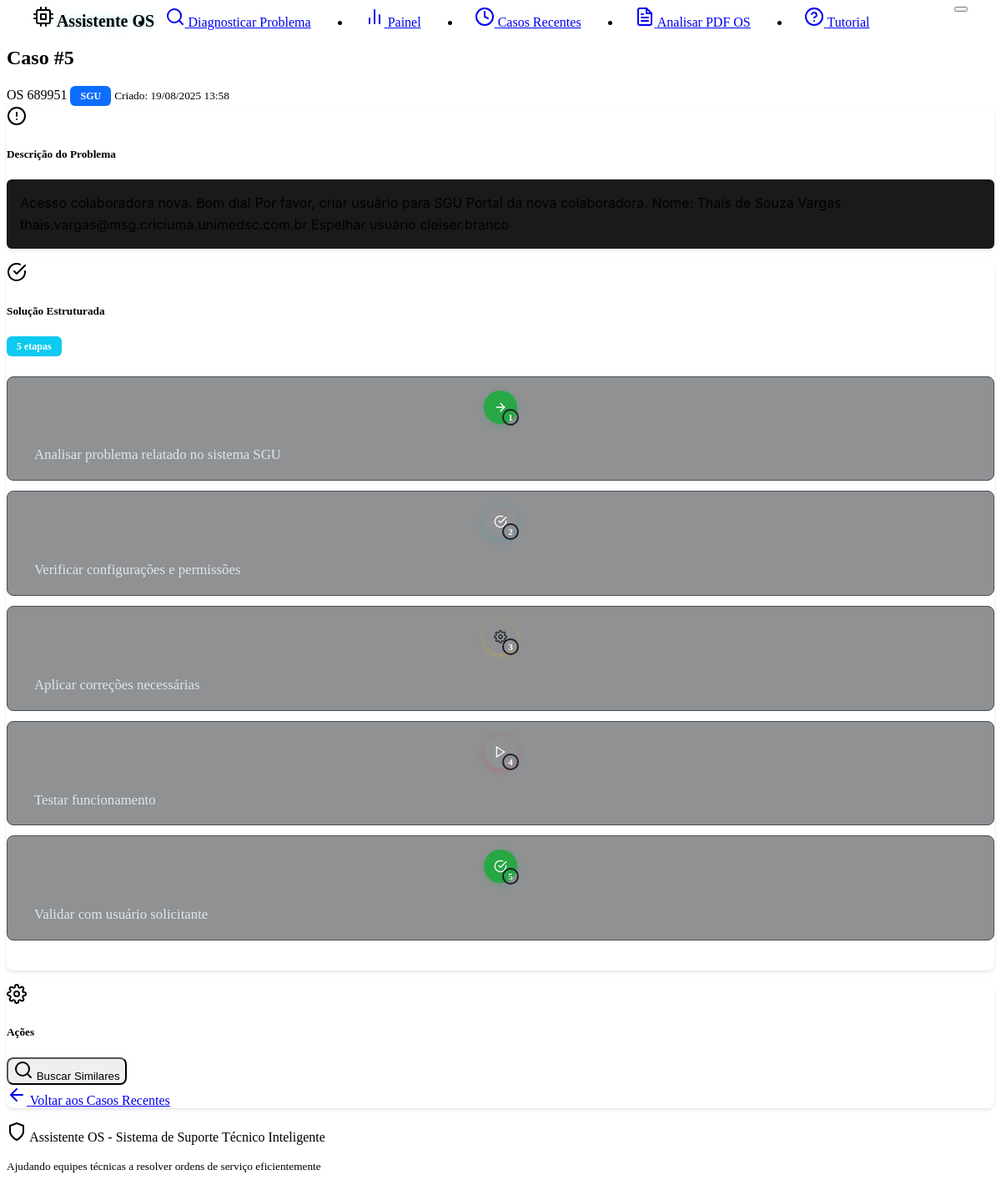
The page /cases/5 on the database its author committed.
### models.py (models this page shows, shortened)
class Case(db.Model):
    __tablename__ = 'cases'
    id = db.Column(db.Integer, primary_key=True)
    os_number = db.Column(db.String(20), nullable=True)  # Número da OS extraído do PDF
    problem_description = db.Column(db.Text, nullable=False)
    solution = db.Column(db.Text, nullable=False)
    system_type = db.Column(db.String(100), default="Unknown")
    created_at = db.Column(db.DateTime, default=datetime.now)
    effectiveness_score = db.Column(db.Float, nullable=True)
    feedback_count = db.Column(db.Integer, default=0)
    tags = db.Column(db.String(500), default="")  # Stored as comma-separated string
    feedbacks = db.relationship("CaseFeedback", backref="case", cascade="all, delete-orphan")

### routes.py (the view)
@app.route('/cases/<int:case_id>')
def view_case(case_id):
    try:
        case = case_service.get_case_by_id(case_id)
        if not case:
            flash('Case not found.', 'error')
            return redirect(url_for('dashboard'))
        return render_template('case_detail.html', case=case)
    except Exception as e:
        logging.error(f"Error loading case {case_id}: {str(e)}")
        flash(f'Error loading case: {str(e)}', 'error')
        return redirect(url_for('dashboard'))

### app.py (called while the page is built)
@app.template_filter('format_solution_steps')
def format_solution_steps_filter(solution):
    return solution_formatter.format_solution_html(solution)

@app.template_filter('count_solution_steps')
def count_solution_steps_filter(solution):
    return solution_formatter.get_step_count(solution)

### case_service.py (called while the page is built)
    def get_case_by_id(self, case_id: int) -> Optional[Case]:
        try:
            return Case.query.get(case_id)
        except Exception as e:
            logging.error(f"Error getting case {case_id} from database: {str(e)}")
            cases = current_app.config.get('CASES_STORAGE', [])
            for case in cases:
                if case.id == case_id:
                    return case
            return None

### solution_formatter.py (called while the page is built, shortened)
    def format_solution_to_steps(self, solution: str) -> List[Dict[str, str]]:
        if not solution or not solution.strip():
            return []
        lines = solution.strip().split('\n')
        steps = []
        current_step = 1
        for line in lines:
            line = line.strip()
            if not line:
                continue
            step_content = self._extract_step_content(line)
            if step_content:
                icon = self._get_step_icon(step_content)
                steps.append({
                    'step_number': current_step,
                    'description': step_content,
                    'icon': icon
                })
                current_step += 1
        return steps

    def _extract_step_content(self, line: str) -> str:
        for pattern in self.step_patterns:
            match = re.match(pattern, line)
            if match:
                return match.group(1).strip()
        return ""

    def get_step_count(self, solution: str) -> int:
        steps = self.format_solution_to_steps(solution)
        return len(steps)

### templates/case_detail.html (shortened to what this page needs)
{% extends "base.html" %}
{% block content %}
<div class="row">
    <div class="col-lg-8 mx-auto">
        <div class="d-flex justify-content-between align-items-center mb-4">
            <div>
                <h2 class="mb-1">Caso #{{ case.id }}</h2>
                <div class="d-flex align-items-center gap-2">
                    {% if case.os_number %}
                        <span class="text-primary fw-bold">OS {{ case.os_number }}</span>
                    {% endif %}
                    <span class="badge system-badge" data-system="{{ case.system_type }}">{{ case.system_type }}</span>
                    <small class="text-muted">Criado: {{ case.created_at.strftime('%d/%m/%Y %H:%M') }}</small>
                </div>
            </div>
        </div>
        <div class="card mb-4">
            <div class="card-header d-flex align-items-center">
                <i data-feather="alert-circle" class="me-2"></i>
                <h5 class="mb-0">Descrição do Problema</h5>
            </div>
            <div class="card-body">
                <div class="bg-dark p-3 rounded border">
                    <pre class="mb-0 text-wrap">{{ case.problem_description }}</pre>
                </div>
            </div>
        </div>
        <div class="card mb-4">
            <div class="card-header d-flex align-items-center justify-content-between">
                <div class="d-flex align-items-center">
                    <i data-feather="check-circle" class="me-2 text-success"></i>
                    <h5 class="mb-0">Solução Estruturada</h5>
                </div>
                <span class="badge bg-info">{{ case.solution|count_solution_steps }} etapas</span>
            </div>
            <div class="card-body">
                <div class="solution-steps-enhanced">
                    {{ case.solution|format_solution_steps|safe }}
                </div>
            </div>
        </div>
                </div>
            </div>
        <div class="card">
            <div class="card-header d-flex align-items-center">
                <i data-feather="settings" class="me-2"></i>
                <h5 class="mb-0">Ações</h5>
            </div>
            <div class="card-body">
                <div class="row">
                    <div class="col-md-6 mb-2">
                        <button class="btn btn-outline-info w-100" onclick="findSimilarCases()">
                            <i data-feather="search" class="me-1"></i>
                            Buscar Similares
                        </button>
                    </div>
                    <div class="col-md-6 mb-2">
                        <a href="{{ url_for('recent_cases') }}" class="btn btn-outline-primary w-100">
                            <i data-feather="arrow-left" class="me-1"></i>
                            Voltar aos Casos Recentes
                        </a>
                    </div>
                </div>
            </div>
        </div>
{% endblock %}

### static/style.css (style rules this page uses)
:root { --custom-code-bg: #1a1a1a; --custom-border-radius: 8px; --glow-color: #0dcaf0; --glow-secondary: rgba(13, 202, 240, 0.3); }
.badge.bg-primary { background-color: #0d6efd !important; }
.badge.bg-info { background-color: #0dcaf0 !important; }
.badge { display: inline-block !important; padding: 0.375rem 0.75rem !important; font-size: 0.75em !important; font-weight: 600 !important; line-height: 1 !important; color: #fff !important; text-align: center !important; white-space: nowrap !important; vertical-align: baseline !important; border-radius: 0.375rem !important; }
pre { background-color: var(--custom-code-bg) !important; border: 1px solid var(--bs-border-color); border-radius: 6px; color: var(--bs-body-color); font-family: -apple-system, BlinkMacSystemFont, 'Segoe UI', Roboto, 'Helvetica Neue', Arial, sans-serif; font-size: 1rem; line-height: 1.6; white-space: pre-wrap; word-wrap: break-word; padding: 1rem; margin: 0; }
.card { border-radius: var(--custom-border-radius); box-shadow: 0 2px 4px rgba(0, 0, 0, 0.1); margin-bottom: 1rem; }
.card-header { background-color: var(--bs-dark); border-bottom: 1px solid var(--bs-border-color); border-radius: var(--custom-border-radius) var(--custom-border-radius) 0 0 !important; }
.btn { border-radius: var(--custom-border-radius); font-weight: 500; }
.badge { border-radius: var(--custom-border-radius); font-weight: 500; font-size: 0.75rem; }
.text-wrap { white-space: pre-wrap; word-wrap: break-word; }
.badge.system-badge { color: white !important; font-weight: 600 !important; border: none !important; }
:root { --step-line-color: #495057; --step-bg-color: #28a745; --step-hover-bg: #212529; --step-border-color: #343a40; }
.solution-steps { padding: 0.5rem 0; }
.step-item { position: relative; }
.step-indicator { display: flex; flex-direction: column; align-items: center; position: relative; }
.step-number { width: 40px; height: 40px; background: var(--step-bg-color); border-radius: 50%; display: flex; align-items: center; justify-content: center; color: white; font-weight: bold; font-size: 0.9rem; position: relative; z-index: 2; box-shadow: 0 2px 8px rgba(40, 167, 69, 0.3); }
.step-icon { width: 16px !important; height: 16px !important; position: absolute; top: 50%; left: 50%; transform: translate(-50%, -50%); }
.step-num { position: absolute; bottom: -2px; right: -2px; background: var(--bs-primary); color: white; font-size: 0.7rem; width: 16px; height: 16px; border-radius: 50%; display: flex; align-items: center; justify-content: center; border: 2px solid #1e1e2e; }
.step-content { padding-top: 0.25rem; padding-left: 0.5rem; }
.step-content p { line-height: 1.4; color: #e0e6ed; }
.step-item:nth-child(2n) .step-number { background: var(--bs-info); box-shadow: 0 2px 8px rgba(23, 162, 184, 0.3); }
.step-item:nth-child(3n) .step-number { background: var(--bs-warning); color: #212529; box-shadow: 0 2px 8px rgba(255, 193, 7, 0.3); }
.step-item:nth-child(4n) .step-number { background: var(--bs-danger); box-shadow: 0 2px 8px rgba(220, 53, 69, 0.3); }
.solution-steps-enhanced { padding: 1rem 0; }
.solution-steps-enhanced .step-item { background: rgba(33, 37, 41, 0.5); border: 1px solid #495057; border-radius: 8px; padding: 1rem; margin-bottom: 0.75rem; transition: all 0.2s ease; position: relative; }
.solution-steps-enhanced .step-indicator { position: relative; z-index: 2; }
.solution-steps-enhanced .step-number { width: 40px; height: 40px; font-size: 0.9rem; background: #28a745; box-shadow: 0 2px 6px rgba(40, 167, 69, 0.3); }
.solution-steps-enhanced .step-content { padding-left: 1rem; padding-top: 0.5rem; }
.solution-steps-enhanced .step-content p { font-size: 1.05rem; line-height: 1.6; color: #e0e6ed; margin-bottom: 0; }

### rows shown on the page
Case: id "5", os_number "689951", system_type "SGU", created_at "19/08/2025 13:58", problem_description "Acesso colaboradora nova. Bom dia! Por favor, criar usuário para SGU Portal da nova colaboradora. Nome: Thaís de Souza Vargas thais.vargas@msg.criciuma.unimedsc.com.br Espelhar usuário cleiser.branco", solution|count_solution_steps "5", solution "1 Analisar problema relatado no sistema SGU 2 Verificar configurações e permissões 3 Aplicar correções necessárias 4 Testar funcionamento 5 Validar com usuário solicitante"
